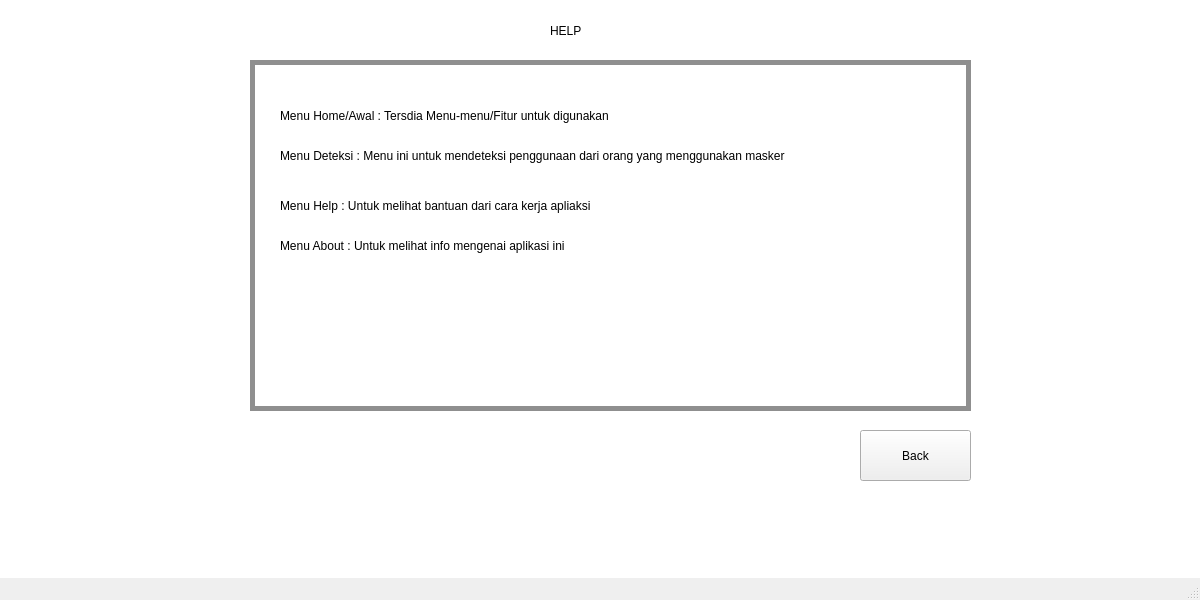
<?xml version="1.0" encoding="UTF-8"?>
<ui version="4.0">
 <class>MainWindow</class>
 <widget class="QMainWindow" name="MainWindow">
  <property name="geometry">
   <rect>
    <x>0</x>
    <y>0</y>
    <width>1200</width>
    <height>600</height>
   </rect>
  </property>
  <property name="minimumSize">
   <size>
    <width>1200</width>
    <height>600</height>
   </size>
  </property>
  <property name="maximumSize">
   <size>
    <width>1200</width>
    <height>600</height>
   </size>
  </property>
  <property name="windowTitle">
   <string>MainWindow</string>
  </property>
  <widget class="QWidget" name="centralwidget">
   <widget class="QGraphicsView" name="graphicsView">
    <property name="geometry">
     <rect>
      <x>-10</x>
      <y>-20</y>
      <width>1300</width>
      <height>700</height>
     </rect>
    </property>
    <property name="minimumSize">
     <size>
      <width>1300</width>
      <height>700</height>
     </size>
    </property>
    <property name="maximumSize">
     <size>
      <width>1300</width>
      <height>700</height>
     </size>
    </property>
   </widget>
   <widget class="QLabel" name="label">
    <property name="geometry">
     <rect>
      <x>550</x>
      <y>-40</y>
      <width>171</width>
      <height>141</height>
     </rect>
    </property>
    <property name="styleSheet">
     <string notr="true">font: 25pt &quot;Stencil&quot;;</string>
    </property>
    <property name="text">
     <string>HELP</string>
    </property>
   </widget>
   <widget class="QLabel" name="label_3">
    <property name="geometry">
     <rect>
      <x>250</x>
      <y>60</y>
      <width>721</width>
      <height>351</height>
     </rect>
    </property>
    <property name="styleSheet">
     <string notr="true">border: 5px solid #8f8f8f;</string>
    </property>
    <property name="text">
     <string/>
    </property>
   </widget>
   <widget class="QLabel" name="label_2">
    <property name="geometry">
     <rect>
      <x>280</x>
      <y>70</y>
      <width>531</width>
      <height>91</height>
     </rect>
    </property>
    <property name="text">
     <string>Menu Home/Awal : Tersdia Menu-menu/Fitur untuk digunakan </string>
    </property>
   </widget>
   <widget class="QPushButton" name="Back1">
    <property name="geometry">
     <rect>
      <x>860</x>
      <y>430</y>
      <width>111</width>
      <height>51</height>
     </rect>
    </property>
    <property name="text">
     <string>Back</string>
    </property>
   </widget>
   <widget class="QLabel" name="label_4">
    <property name="geometry">
     <rect>
      <x>280</x>
      <y>110</y>
      <width>531</width>
      <height>91</height>
     </rect>
    </property>
    <property name="text">
     <string>Menu Deteksi : Menu ini untuk mendeteksi penggunaan dari orang yang menggunakan masker </string>
    </property>
   </widget>
   <widget class="QLabel" name="label_5">
    <property name="geometry">
     <rect>
      <x>280</x>
      <y>160</y>
      <width>531</width>
      <height>91</height>
     </rect>
    </property>
    <property name="text">
     <string>Menu Help : Untuk melihat bantuan dari cara kerja apliaksi </string>
    </property>
   </widget>
   <widget class="QLabel" name="label_6">
    <property name="geometry">
     <rect>
      <x>280</x>
      <y>200</y>
      <width>531</width>
      <height>91</height>
     </rect>
    </property>
    <property name="text">
     <string>Menu About : Untuk melihat info mengenai aplikasi ini </string>
    </property>
   </widget>
  </widget>
  <widget class="QMenuBar" name="menubar">
   <property name="geometry">
    <rect>
     <x>0</x>
     <y>0</y>
     <width>1200</width>
     <height>18</height>
    </rect>
   </property>
  </widget>
  <widget class="QStatusBar" name="statusbar"/>
 </widget>
 <resources/>
 <connections/>
</ui>
